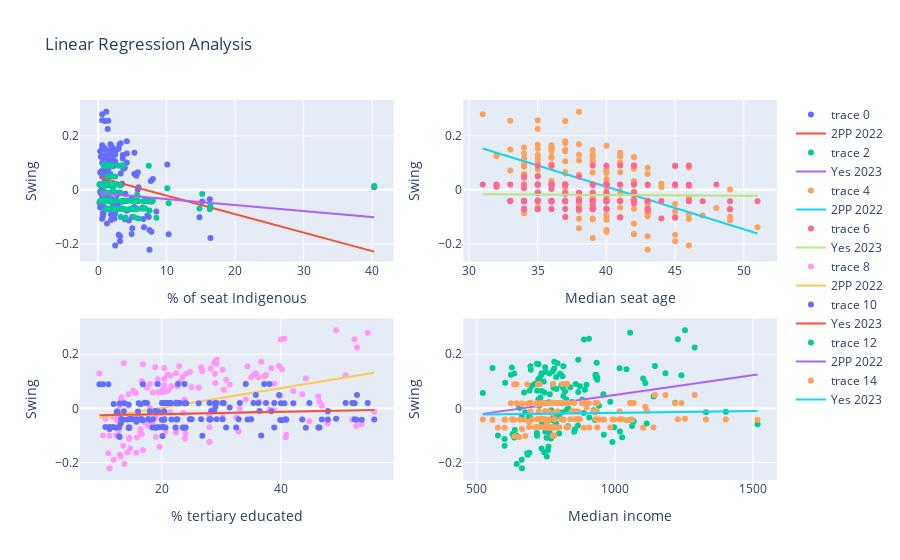

The code cell stored with this chart in its notebook:
### Code cell
# 2PP VS YES ANALYSIS

#SWING ANALYSIS

covariates = ['indig', 'age', 't_ed', 'income']

results_alp = []
results_yes = []
fig = make_subplots(rows=2, cols=2)

for covariate in covariates:
    slope, intercept, r_value, p_value, std_err = linregress(filtered_master[covariate].astype(float), filtered_master['ALP margin'].astype(float))
    r_squared = r_value**2
    result_alp = {
        'Covariate': covariate,
        'Slope': slope,
        'Intercept': intercept,
        'R Value': r_value,
        'R-Squared': r_squared,
        'P-Value': p_value,
        'Standard Error': std_err
    }
    results_alp.append(result)
    slope, intercept, r_value, p_value, std_err = linregress(filtered_master[covariate].astype(float), filtered_master['Yes_lead_pts_so_far'].astype(float))
    r_squared = r_value**2
    result_yes = {
        'Covariate': covariate,
        'Slope': slope,
        'Intercept': intercept,
        'R Value': r_value,
        'R-Squared': r_squared,
        'P-Value': p_value,
        'Standard Error': std_err
    }
    results_yes.append(result)    

    # Create a scatter plot for the data points
    temp_chart_alp = go.Scatter(x=filtered_master[covariate], y=filtered_master['ALP margin'], mode='markers')
    
    # Add a line of best fit to the plot
    y_fit = result_alp['Intercept'] + result_alp['Slope'] * filtered_master[covariate]
    temp_chart_line_alp = go.Scatter(x=filtered_master[covariate], y=y_fit, mode='lines', name='2PP 2022')

    # Create a scatter plot for the data points
    temp_chart_yes = go.Scatter(x=filtered_master[covariate], y=filtered_master['Yes_lead_pts_so_far'], mode='markers')
    
    # Add a line of best fit to the plot
    y_fit = result_yes['Intercept'] + result_yes['Slope'] * filtered_master[covariate]
    temp_chart_line_yes = go.Scatter(x=filtered_master[covariate], y=y_fit, mode='lines', name='Yes 2023')    
    
    fig.add_trace(temp_chart_alp, row=(covariates.index(covariate) // 2) + 1, col=(covariates.index(covariate) % 2) + 1)
    fig.add_trace(temp_chart_line_alp, row=(covariates.index(covariate) // 2) + 1, col=(covariates.index(covariate) % 2) + 1)
    fig.add_trace(temp_chart_yes, row=(covariates.index(covariate) // 2) + 1, col=(covariates.index(covariate) % 2) + 1)
    fig.add_trace(temp_chart_line_yes, row=(covariates.index(covariate) // 2) + 1, col=(covariates.index(covariate) % 2) + 1)    

# Update the layout of the subplots for better visualization
fig.update_layout(title_text="Linear Regression Analysis")
fig.update_xaxes(title_text=r"% of seat Indigenous", row=1, col=1)
fig.update_xaxes(title_text="Median seat age", row=1, col=2)
fig.update_xaxes(title_text=r"% tertiary educated", row=2, col=1)
fig.update_xaxes(title_text="Median income", row=2, col=2)
fig.update_yaxes(title_text="Swing", row=1, col=1)
fig.update_yaxes(title_text="Swing", row=1, col=2)
fig.update_yaxes(title_text="Swing", row=2, col=1)
fig.update_yaxes(title_text="Swing", row=2, col=2)

# Convert the results to a DataFrame for easier analysis
results_df = pd.DataFrame(results)

# Print or use the results
print(results_df)

# Show the plot
fig.show()

### Figure 1 — Plotly figure (JSON) as saved in the notebook; plotly's stock layout.template omitted (floating-point values rounded to 4 significant figures; data arrays with more than 128 entries replaced by an {"elided": "..."} marker saying what was removed)
{"data": [{"mode": "markers", "type": "scatter", "x": {"elided": "149 float values"}, "xaxis": "x", "y": {"elided": "149 float values"}, "yaxis": "y"}, {"mode": "lines", "name": "2PP 2022", "type": "scatter", "x": {"elided": "149 float values"}, "xaxis": "x", "y": {"elided": "149 float values"}, "yaxis": "y"}, {"mode": "markers", "type": "scatter", "x": {"elided": "149 float values"}, "xaxis": "x", "y": {"elided": "149 float values"}, "yaxis": "y"}, {"mode": "lines", "name": "Yes 2023", "type": "scatter", "x": {"elided": "149 float values"}, "xaxis": "x", "y": {"elided": "149 float values"}, "yaxis": "y"}, {"mode": "markers", "type": "scatter", "x": {"elided": "149 int values"}, "xaxis": "x2", "y": {"elided": "149 float values"}, "yaxis": "y2"}, {"mode": "lines", "name": "2PP 2022", "type": "scatter", "x": {"elided": "149 int values"}, "xaxis": "x2", "y": {"elided": "149 float values"}, "yaxis": "y2"}, {"mode": "markers", "type": "scatter", "x": {"elided": "149 int values"}, "xaxis": "x2", "y": {"elided": "149 float values"}, "yaxis": "y2"}, {"mode": "lines", "name": "Yes 2023", "type": "scatter", "x": {"elided": "149 int values"}, "xaxis": "x2", "y": {"elided": "149 float values"}, "yaxis": "y2"}, {"mode": "markers", "type": "scatter", "x": {"elided": "149 float values"}, "xaxis": "x3", "y": {"elided": "149 float values"}, "yaxis": "y3"}, {"mode": "lines", "name": "2PP 2022", "type": "scatter", "x": {"elided": "149 float values"}, "xaxis": "x3", "y": {"elided": "149 float values"}, "yaxis": "y3"}, {"mode": "markers", "type": "scatter", "x": {"elided": "149 float values"}, "xaxis": "x3", "y": {"elided": "149 float values"}, "yaxis": "y3"}, {"mode": "lines", "name": "Yes 2023", "type": "scatter", "x": {"elided": "149 float values"}, "xaxis": "x3", "y": {"elided": "149 float values"}, "yaxis": "y3"}, {"mode": "markers", "type": "scatter", "x": {"elided": "149 int values"}, "xaxis": "x4", "y": {"elided": "149 float values"}, "yaxis": "y4"}, {"mode": "lines", "name": "2PP 2022", "type": "scatter", "x": {"elided": "149 int values"}, "xaxis": "x4", "y": {"elided": "149 float values"}, "yaxis": "y4"}, {"mode": "markers", "type": "scatter", "x": {"elided": "149 int values"}, "xaxis": "x4", "y": {"elided": "149 float values"}, "yaxis": "y4"}, {"mode": "lines", "name": "Yes 2023", "type": "scatter", "x": {"elided": "149 int values"}, "xaxis": "x4", "y": {"elided": "149 float values"}, "yaxis": "y4"}], "layout": {"title": {"text": "Linear Regression Analysis"}, "xaxis": {"anchor": "y", "domain": [0, 0.45], "title": {"text": "% of seat Indigenous"}}, "xaxis2": {"anchor": "y2", "domain": [0.55, 1], "title": {"text": "Median seat age"}}, "xaxis3": {"anchor": "y3", "domain": [0, 0.45], "title": {"text": "% tertiary educated"}}, "xaxis4": {"anchor": "y4", "domain": [0.55, 1], "title": {"text": "Median income"}}, "yaxis": {"anchor": "x", "domain": [0.575, 1], "title": {"text": "Swing"}}, "yaxis2": {"anchor": "x2", "domain": [0.575, 1], "title": {"text": "Swing"}}, "yaxis3": {"anchor": "x3", "domain": [0, 0.425], "title": {"text": "Swing"}}, "yaxis4": {"anchor": "x4", "domain": [0, 0.425], "title": {"text": "Swing"}}}}
